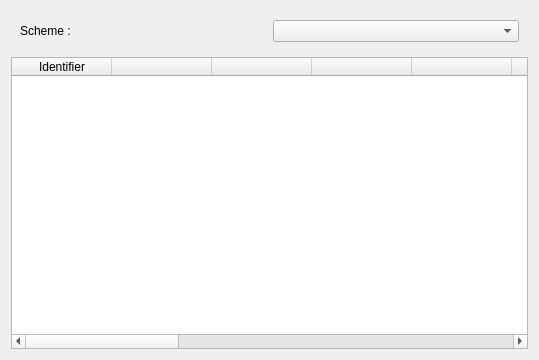
<?xml version="1.0" encoding="UTF-8"?>
<ui version="4.0">
 <class>FormatConfig</class>
 <widget class="QWidget" name="FormatConfig">
  <property name="geometry">
   <rect>
    <x>0</x>
    <y>0</y>
    <width>539</width>
    <height>360</height>
   </rect>
  </property>
  <property name="sizePolicy">
   <sizepolicy hsizetype="MinimumExpanding" vsizetype="MinimumExpanding">
    <horstretch>0</horstretch>
    <verstretch>0</verstretch>
   </sizepolicy>
  </property>
  <property name="windowTitle">
   <string>Form</string>
  </property>
  <layout class="QVBoxLayout" name="verticalLayout">
   <item>
    <widget class="QFrame" name="m_frame">
     <property name="frameShape">
      <enum>QFrame::NoFrame</enum>
     </property>
     <property name="frameShadow">
      <enum>QFrame::Plain</enum>
     </property>
     <layout class="QGridLayout" name="gridLayout">
      <item row="0" column="0">
       <widget class="QLabel" name="label">
        <property name="text">
         <string>Scheme :</string>
        </property>
       </widget>
      </item>
      <item row="0" column="1">
       <widget class="QComboBox" name="m_selector"/>
      </item>
     </layout>
    </widget>
   </item>
   <item>
    <widget class="QTableWidget" name="m_table">
     <property name="sizePolicy">
      <sizepolicy hsizetype="MinimumExpanding" vsizetype="MinimumExpanding">
       <horstretch>0</horstretch>
       <verstretch>0</verstretch>
      </sizepolicy>
     </property>
     <property name="selectionMode">
      <enum>QAbstractItemView::NoSelection</enum>
     </property>
     <property name="selectionBehavior">
      <enum>QAbstractItemView::SelectRows</enum>
     </property>
     <property name="columnCount">
      <number>16</number>
     </property>
     <column>
      <property name="text">
       <string>Identifier</string>
      </property>
     </column>
     <column>
      <property name="text">
       <string/>
      </property>
     </column>
     <column>
      <property name="text">
       <string/>
      </property>
     </column>
     <column>
      <property name="text">
       <string/>
      </property>
     </column>
     <column>
      <property name="text">
       <string/>
      </property>
     </column>
     <column>
      <property name="text">
       <string/>
      </property>
     </column>
     <column>
      <property name="text">
       <string/>
      </property>
     </column>
     <column>
      <property name="text">
       <string/>
      </property>
     </column>
     <column>
      <property name="text">
       <string/>
      </property>
     </column>
     <column>
      <property name="text">
       <string/>
      </property>
     </column>
     <column>
      <property name="text">
       <string/>
      </property>
     </column>
     <column>
      <property name="text">
       <string/>
      </property>
     </column>
     <column>
      <property name="text">
       <string/>
      </property>
     </column>
     <column/>
     <column/>
     <column/>
    </widget>
   </item>
  </layout>
 </widget>
 <resources/>
 <connections/>
</ui>
